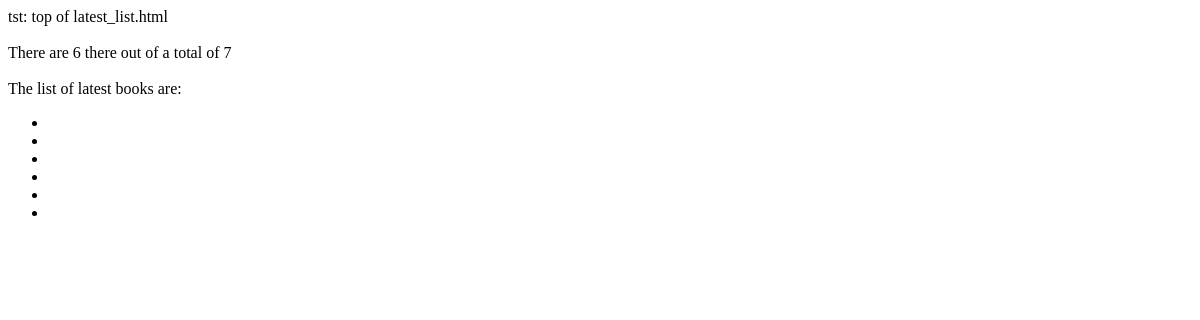
Page /booksLib/latest on the earlier database version.
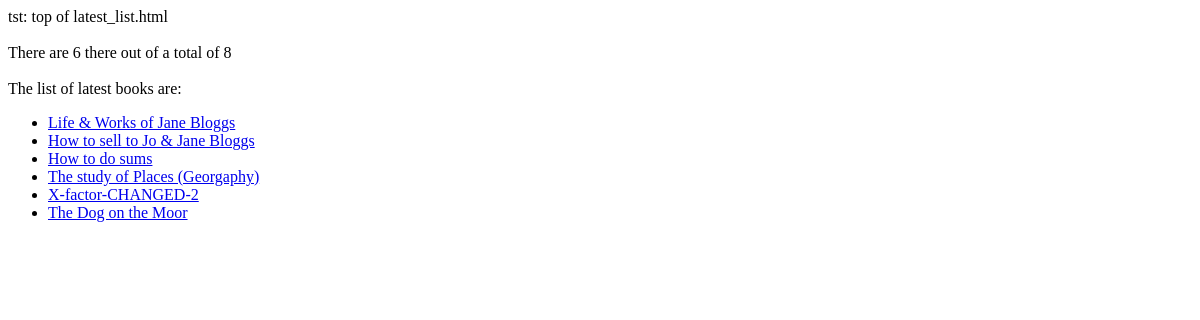
Same page on the later database version.
### booksLib/models.py (models this page shows, shortened)
class Book(models.Model):
    nameB = models.CharField(max_length=50)
    datePubB = models.DateField()
    namePubB = models.CharField(max_length=50)
    commentB = models.CharField(max_length=50)
    idB = models.CharField(max_length=50)
    def __unicode__(self):                # __unicode__ on Python 2.7
        return self.nameB
    def pubDateDiffBol(self):
        tDelta = datetime.timedelta(days=1)
        tNow = timezone.now()
        print "tNow= ", tNow
        print "tDelta= ", tDelta
        myDateDiff= tNow - tDelta
        print "myDateDiff= ", myDateDiff
        print "self.pubDateFld= ", self.pubDateFld
        myDateBol = True
        return myDateBol
    pubDateDiffBol.data = 1833
    pubDateDiffBol.boolean = True
    pubDateDiffBol.comment = 'okay'

### booksLib/views.py (the view)
def latest_books(request):
    latest_book_list = Book.objects.all().order_by('-datePubB')[:6]
    num_polls1 = len(latest_book_list)                             #ggp1Dec2014
    num_polls2 = len(latest_book_list.all())                       #ggp1Dec2014
    num_polls3 = len(Book.objects.all())                           #ggp1Dec2014
    print 'num_polls1= ', num_polls1, 'num_polls2= ', num_polls2, 'num_polls3= ', num_polls3   #ggp1Dec2014
    print "latest_book_list: ", latest_book_list
    print "latest_books(request): 001"
    context = {'latest_book_list': latest_book_list, 'num_polls1': num_polls1, 'num_polls3': num_polls3}  #ggp1Dec2014
    print "latest_books(request): 002"
    print "Book.objects.all()= ", Book.objects.all()  #ggp1Dec2014
    return render(request, 'booksLib/latest_list.html', context)

### booksLib/templates/booksLib/latest_list.html (shortened to what this page needs)
There are {{num_polls1}} there out of a total of {{num_polls3}}
{% if latest_book_list %}
    The list of latest books are:
    <ul>
    {% for b in latest_book_list %}
        <li><a href="{% url 'booksLib:latest_books' %}">{{ b.nameB }}</a></li>
    {% endfor %}
    </ul>
{% else %}
    <p>No BooksLib are available</p>
    <p>List: {{latest_book_list}}</p>
{% endif %}

Differences in the rows shown:
added Book: nameB "Life & Works of Jane Bloggs"
added Book: nameB "How to sell to Jo & Jane Bloggs"
added Book: nameB "How to do sums"
added Book: nameB "The study of Places (Georgaphy)"
now on this page (row edited): Book: nameB "X-factor-CHANGED-2"
now on this page (row edited): Book: nameB "The Dog on the Moor"
Other differences:
{{ num_polls3 }}: "7" → "8"
